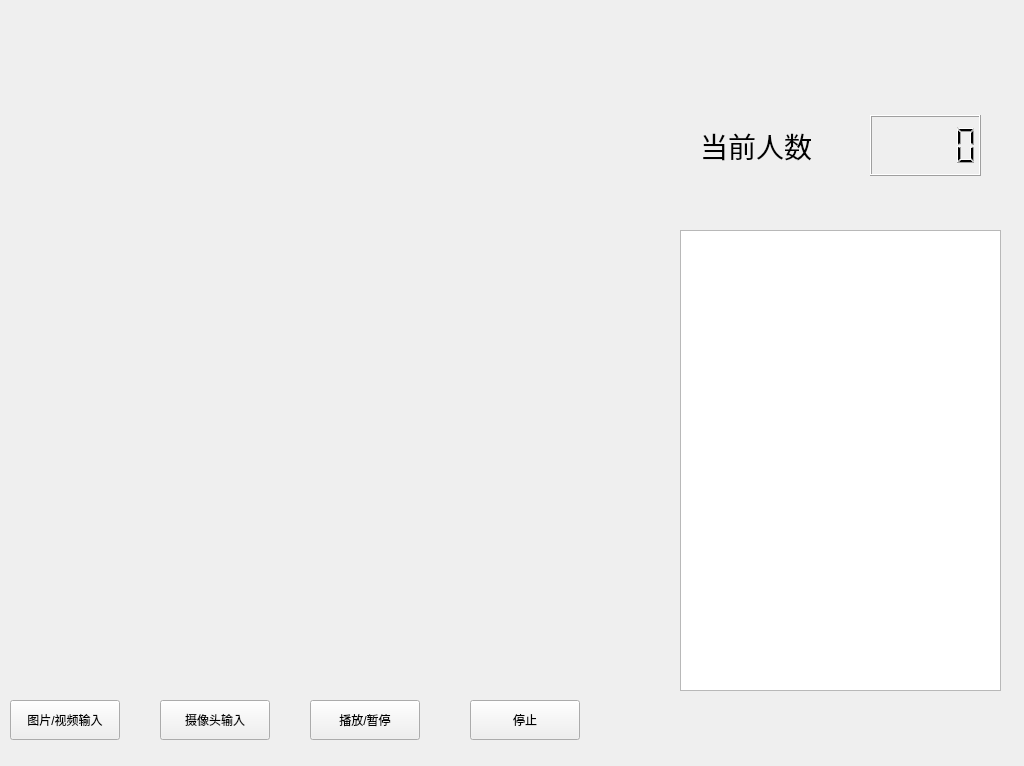
<?xml version="1.0" encoding="UTF-8"?>
<ui version="4.0">
 <class>MainWindow</class>
 <widget class="QMainWindow" name="MainWindow">
  <property name="geometry">
   <rect>
    <x>0</x>
    <y>0</y>
    <width>1024</width>
    <height>766</height>
   </rect>
  </property>
  <property name="minimumSize">
   <size>
    <width>1</width>
    <height>1</height>
   </size>
  </property>
  <property name="windowTitle">
   <string>MainWindow</string>
  </property>
  <widget class="QWidget" name="centralwidget">
   <widget class="QPushButton" name="display">
    <property name="geometry">
     <rect>
      <x>310</x>
      <y>700</y>
      <width>110</width>
      <height>40</height>
     </rect>
    </property>
    <property name="text">
     <string>播放/暂停</string>
    </property>
   </widget>
   <widget class="QPushButton" name="caption_in">
    <property name="geometry">
     <rect>
      <x>160</x>
      <y>700</y>
      <width>110</width>
      <height>40</height>
     </rect>
    </property>
    <property name="text">
     <string>摄像头输入</string>
    </property>
   </widget>
   <widget class="QPushButton" name="stop">
    <property name="geometry">
     <rect>
      <x>470</x>
      <y>700</y>
      <width>110</width>
      <height>40</height>
     </rect>
    </property>
    <property name="text">
     <string>停止</string>
    </property>
   </widget>
   <widget class="QPushButton" name="img_video_in">
    <property name="geometry">
     <rect>
      <x>10</x>
      <y>700</y>
      <width>110</width>
      <height>40</height>
     </rect>
    </property>
    <property name="text">
     <string>图片/视频输入</string>
    </property>
   </widget>
   <widget class="QLCDNumber" name="personNumLCD">
    <property name="geometry">
     <rect>
      <x>870</x>
      <y>115</y>
      <width>111</width>
      <height>61</height>
     </rect>
    </property>
   </widget>
   <widget class="QLabel" name="label">
    <property name="geometry">
     <rect>
      <x>700</x>
      <y>100</y>
      <width>151</width>
      <height>91</height>
     </rect>
    </property>
    <property name="font">
     <font>
      <pointsize>21</pointsize>
     </font>
    </property>
    <property name="text">
     <string>当前人数</string>
    </property>
   </widget>
   <widget class="QTextBrowser" name="textBrowser">
    <property name="geometry">
     <rect>
      <x>680</x>
      <y>230</y>
      <width>321</width>
      <height>461</height>
     </rect>
    </property>
   </widget>
  </widget>
 </widget>
 <resources/>
 <connections/>
</ui>
